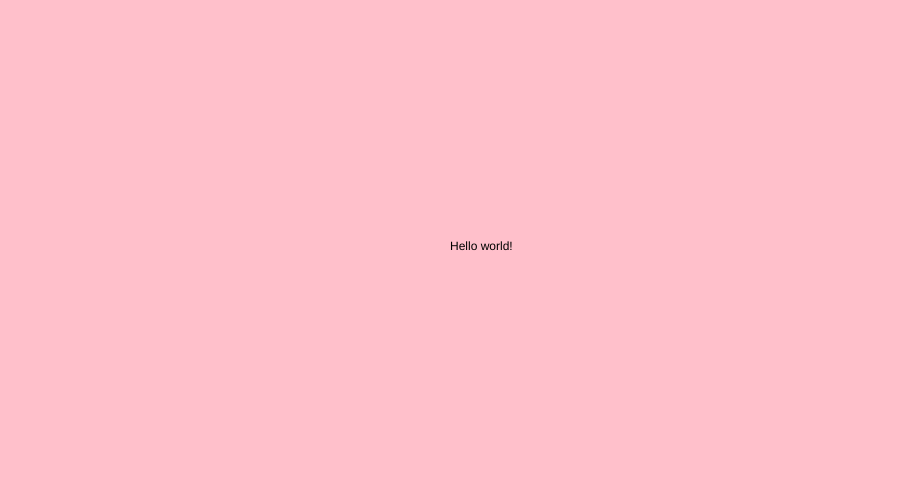
Frame 1 (no input)
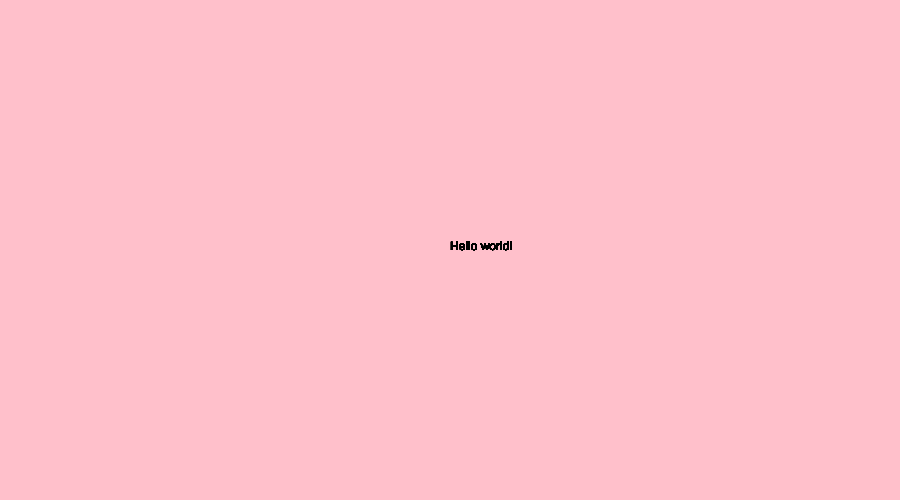
Frame 60 (no input)
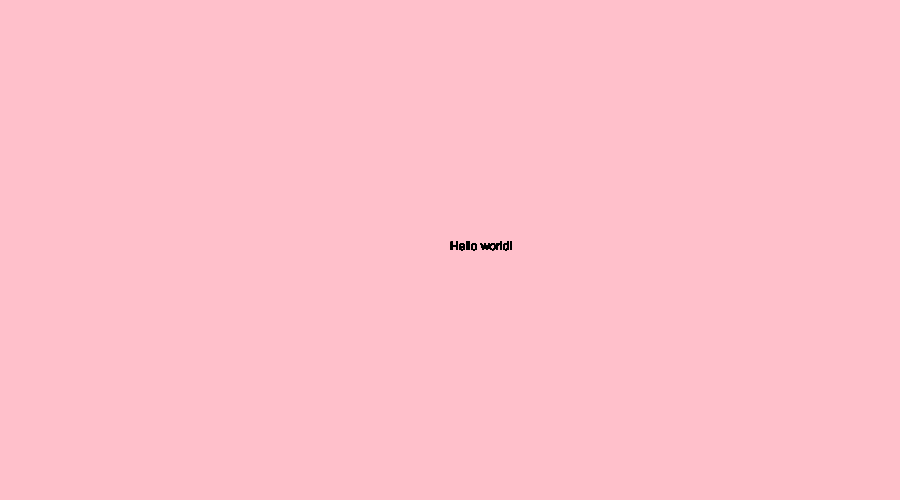
Frame 120 (the mouse pressed at the canvas centre since frame 60)

The p5.js sketch that drew these frames (run headless with seeded random() and noise() and a simulated clock; from frame 60 on, the mouse is pressed at the canvas centre):

// p5.js sketch
// ── sketch.js
// Declare the setup function
function setup() {

    //create canvas 600px wide and 400px high
    createCanvas( 900, 500 );

    //color of the background 'pink'
    background( 'pink' );
}


//declare the draw() function
function draw(){

  //using text function have p5 write hello world!
  text( "Hello world!", 450, 250);
}
